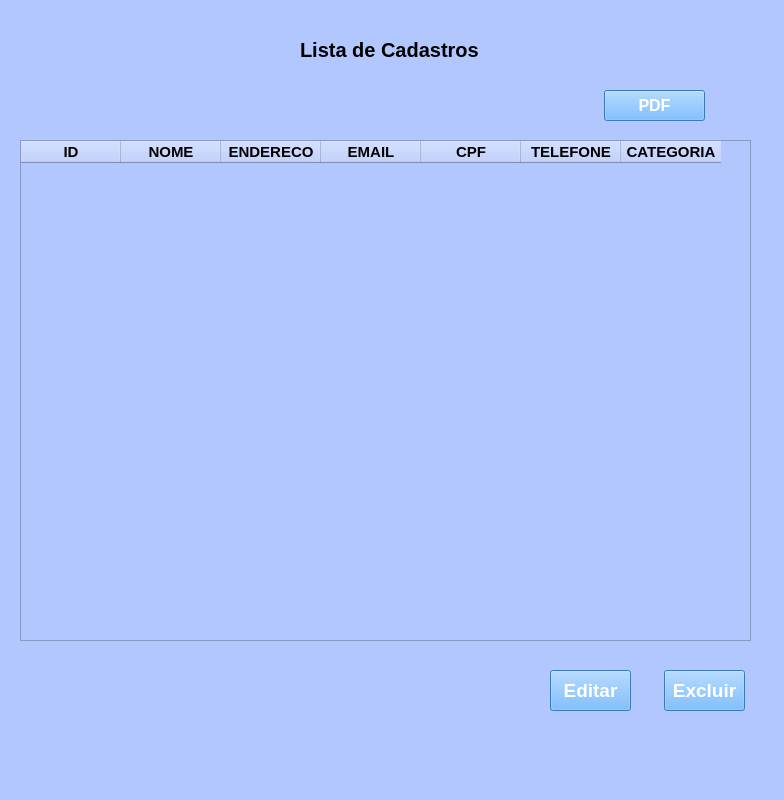
<?xml version="1.0" encoding="UTF-8"?>
<ui version="4.0">
 <class>MainWindow</class>
 <widget class="QMainWindow" name="MainWindow">
  <property name="geometry">
   <rect>
    <x>0</x>
    <y>0</y>
    <width>784</width>
    <height>800</height>
   </rect>
  </property>
  <property name="font">
   <font>
    <weight>75</weight>
    <bold>true</bold>
   </font>
  </property>
  <property name="windowTitle">
   <string>MainWindow</string>
  </property>
  <property name="styleSheet">
   <string notr="true">background-color: rgb(179, 199, 255);</string>
  </property>
  <widget class="QWidget" name="centralwidget">
   <widget class="QLabel" name="label">
    <property name="geometry">
     <rect>
      <x>300</x>
      <y>40</y>
      <width>191</width>
      <height>20</height>
     </rect>
    </property>
    <property name="font">
     <font>
      <pointsize>15</pointsize>
      <weight>75</weight>
      <bold>true</bold>
     </font>
    </property>
    <property name="styleSheet">
     <string notr="true">color: rgb(255, 255, 255);
color: rgb(0, 0, 0);</string>
    </property>
    <property name="text">
     <string>Lista de Cadastros</string>
    </property>
   </widget>
   <widget class="QTableWidget" name="tableWidget">
    <property name="geometry">
     <rect>
      <x>20</x>
      <y>140</y>
      <width>731</width>
      <height>501</height>
     </rect>
    </property>
    <property name="alternatingRowColors">
     <bool>true</bool>
    </property>
    <property name="showGrid">
     <bool>true</bool>
    </property>
    <property name="sortingEnabled">
     <bool>false</bool>
    </property>
    <column>
     <property name="text">
      <string>ID</string>
     </property>
     <property name="font">
      <font>
       <pointsize>11</pointsize>
       <weight>75</weight>
       <bold>true</bold>
      </font>
     </property>
    </column>
    <column>
     <property name="text">
      <string>NOME</string>
     </property>
     <property name="font">
      <font>
       <pointsize>11</pointsize>
       <weight>75</weight>
       <bold>true</bold>
      </font>
     </property>
    </column>
    <column>
     <property name="text">
      <string>ENDERECO</string>
     </property>
     <property name="font">
      <font>
       <pointsize>11</pointsize>
       <weight>75</weight>
       <bold>true</bold>
      </font>
     </property>
    </column>
    <column>
     <property name="text">
      <string>EMAIL</string>
     </property>
     <property name="font">
      <font>
       <pointsize>11</pointsize>
       <weight>75</weight>
       <bold>true</bold>
      </font>
     </property>
    </column>
    <column>
     <property name="text">
      <string>CPF</string>
     </property>
     <property name="font">
      <font>
       <pointsize>11</pointsize>
       <weight>75</weight>
       <bold>true</bold>
      </font>
     </property>
    </column>
    <column>
     <property name="text">
      <string>TELEFONE</string>
     </property>
     <property name="font">
      <font>
       <pointsize>11</pointsize>
       <weight>75</weight>
       <bold>true</bold>
      </font>
     </property>
    </column>
    <column>
     <property name="text">
      <string>CATEGORIA</string>
     </property>
     <property name="font">
      <font>
       <pointsize>11</pointsize>
       <weight>75</weight>
       <bold>true</bold>
      </font>
     </property>
    </column>
   </widget>
   <widget class="QPushButton" name="pushButton">
    <property name="geometry">
     <rect>
      <x>604</x>
      <y>90</y>
      <width>101</width>
      <height>31</height>
     </rect>
    </property>
    <property name="font">
     <font>
      <family>Arial</family>
      <pointsize>12</pointsize>
      <weight>75</weight>
      <bold>true</bold>
     </font>
    </property>
    <property name="styleSheet">
     <string notr="true">border-color: rgb(255, 255, 255);
background-color: rgb(85, 170, 255);
color: rgb(255, 255, 255);</string>
    </property>
    <property name="text">
     <string>PDF</string>
    </property>
   </widget>
   <widget class="QPushButton" name="pushButton_2">
    <property name="geometry">
     <rect>
      <x>664</x>
      <y>670</y>
      <width>81</width>
      <height>41</height>
     </rect>
    </property>
    <property name="font">
     <font>
      <family>Arial</family>
      <pointsize>14</pointsize>
      <weight>75</weight>
      <bold>true</bold>
     </font>
    </property>
    <property name="styleSheet">
     <string notr="true">border-color: rgb(255, 255, 255);
background-color: rgb(85, 170, 255);
color: rgb(255, 255, 255);</string>
    </property>
    <property name="text">
     <string>Excluir</string>
    </property>
   </widget>
   <widget class="QPushButton" name="pushButton_3">
    <property name="geometry">
     <rect>
      <x>550</x>
      <y>670</y>
      <width>81</width>
      <height>41</height>
     </rect>
    </property>
    <property name="font">
     <font>
      <family>Arial</family>
      <pointsize>14</pointsize>
      <weight>75</weight>
      <bold>true</bold>
     </font>
    </property>
    <property name="styleSheet">
     <string notr="true">border-color: rgb(255, 255, 255);
background-color: rgb(85, 170, 255);
color: rgb(255, 255, 255);</string>
    </property>
    <property name="text">
     <string>Editar</string>
    </property>
   </widget>
  </widget>
  <widget class="QMenuBar" name="menubar">
   <property name="geometry">
    <rect>
     <x>0</x>
     <y>0</y>
     <width>784</width>
     <height>21</height>
    </rect>
   </property>
  </widget>
  <widget class="QStatusBar" name="statusbar"/>
 </widget>
 <resources/>
 <connections/>
</ui>
